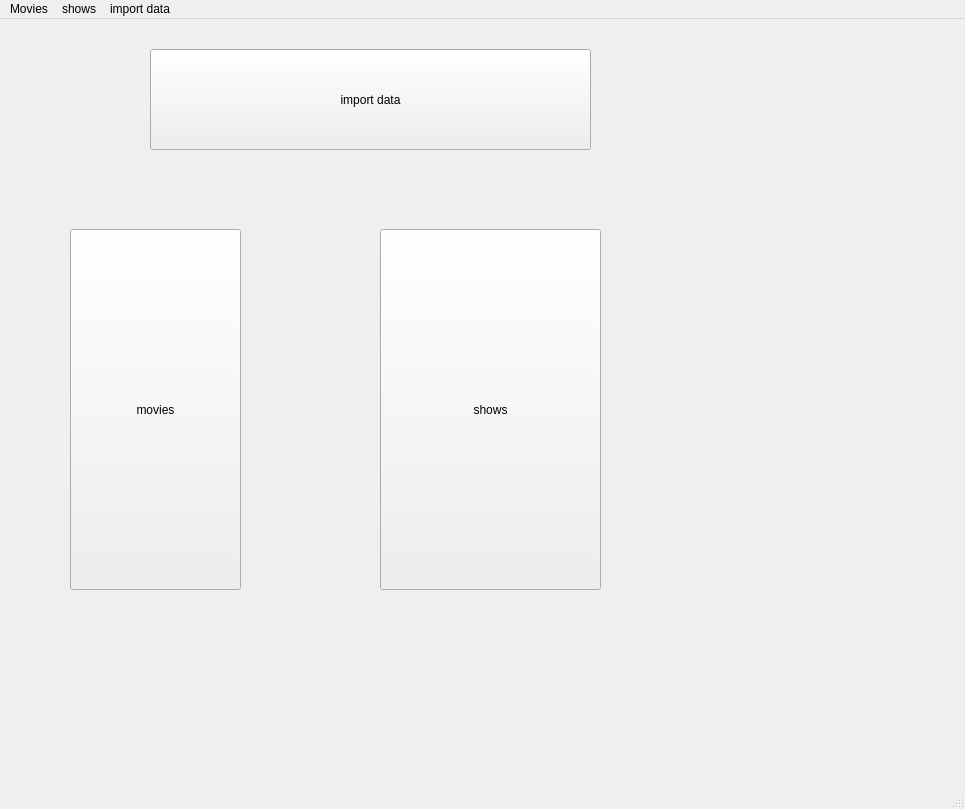
<?xml version="1.0" encoding="UTF-8"?>
<ui version="4.0">
 <class>MainWindow</class>
 <widget class="QMainWindow" name="MainWindow">
  <property name="geometry">
   <rect>
    <x>0</x>
    <y>0</y>
    <width>965</width>
    <height>809</height>
   </rect>
  </property>
  <property name="windowTitle">
   <string>MainWindow</string>
  </property>
  <widget class="QWidget" name="centralwidget">
   <widget class="QPushButton" name="pushButton">
    <property name="geometry">
     <rect>
      <x>70</x>
      <y>210</y>
      <width>171</width>
      <height>361</height>
     </rect>
    </property>
    <property name="text">
     <string>movies</string>
    </property>
   </widget>
   <widget class="QPushButton" name="pushButton_2">
    <property name="geometry">
     <rect>
      <x>380</x>
      <y>210</y>
      <width>221</width>
      <height>361</height>
     </rect>
    </property>
    <property name="text">
     <string>shows</string>
    </property>
   </widget>
   <widget class="QPushButton" name="pushButton_3">
    <property name="geometry">
     <rect>
      <x>150</x>
      <y>30</y>
      <width>441</width>
      <height>101</height>
     </rect>
    </property>
    <property name="text">
     <string>import data</string>
    </property>
   </widget>
  </widget>
  <widget class="QMenuBar" name="menubar">
   <property name="geometry">
    <rect>
     <x>0</x>
     <y>0</y>
     <width>965</width>
     <height>18</height>
    </rect>
   </property>
   <widget class="QMenu" name="menuMovies">
    <property name="title">
     <string>Movies</string>
    </property>
    <addaction name="actionshows"/>
    <addaction name="actionimport_data"/>
   </widget>
   <widget class="QMenu" name="menushows">
    <property name="title">
     <string>shows</string>
    </property>
   </widget>
   <widget class="QMenu" name="menuimport_data">
    <property name="title">
     <string>import data</string>
    </property>
   </widget>
   <addaction name="menuMovies"/>
   <addaction name="menushows"/>
   <addaction name="menuimport_data"/>
  </widget>
  <widget class="QStatusBar" name="statusbar"/>
  <action name="actionshows">
   <property name="text">
    <string>shows</string>
   </property>
  </action>
  <action name="actionimport_data">
   <property name="text">
    <string>import data</string>
   </property>
  </action>
 </widget>
 <resources/>
 <connections/>
</ui>
